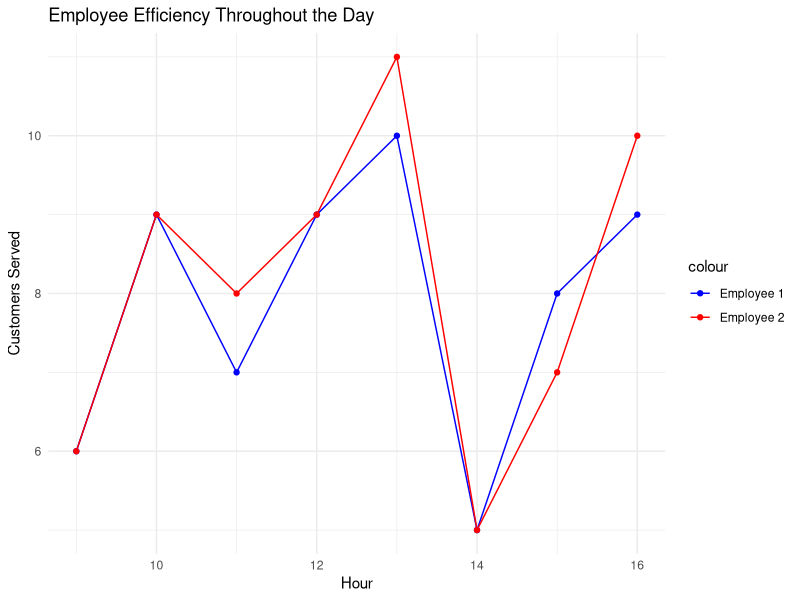

This figure's R source:
## ---- chunk 1
# Load necessary libraries
library(ggplot2)
library(corrplot)

# Simulate the data
set.seed(123) # Ensures reproducibility
hours <- 9:16
employee_1 <- round(runif(8, 5, 10)) # Randomly generated numbers between 5 and 10
employee_2 <- round(employee_1 * runif(8, 0.8, 1.2)) # Mild positive correlation

data <- data.frame(Hour=hours, Employee1=employee_1, Employee2=employee_2)

# Test 1: Correlation test
correlation <- cor(data$Employee1, data$Employee2)
print(paste("Correlation between Employee 1 and 2:", correlation))

# Test 2: Average number of customers
avg_emp1 <- mean(data$Employee1)
avg_emp2 <- mean(data$Employee2)
print(paste("Average customers served by Employee 1:", avg_emp1))
print(paste("Average customers served by Employee 2:", avg_emp2))

# Test 3: Identify peak hours
peak_hours <- data[data$Employee1 + data$Employee2 == max(data$Employee1 + data$Employee2), ]
print("Peak hours (most customers served):")
print(peak_hours)

# Test 4: Variability test
var_emp1 <- var(data$Employee1)
var_emp2 <- var(data$Employee2)
print(paste("Variability in customers served by Employee 1:", var_emp1))
print(paste("Variability in customers served by Employee 2:", var_emp2))

# Test 5: Total customers served target
total_customers <- sum(data$Employee1 + data$Employee2)
target_customers <- 100 # Hypothetical target
print(paste("Total customers served:", total_customers))
print(ifelse(total_customers >= target_customers, "Target met", "Target not met"))
## ---- chunk 2
# Optional: Plot the efficiencies for visual inspection
ggplot(data, aes(x = Hour)) + 
  geom_line(aes(y = Employee1, color = "Employee 1")) + 
  geom_line(aes(y = Employee2, color = "Employee 2")) +
  geom_point(aes(y = Employee1, color = "Employee 1")) +
  geom_point(aes(y = Employee2, color = "Employee 2")) +
  labs(y = "Customers Served", x = "Hour", title = "Employee Efficiency Throughout the Day") +
  theme_minimal() +
  scale_color_manual(values = c("Employee 1" = "blue", "Employee 2" = "red"))

